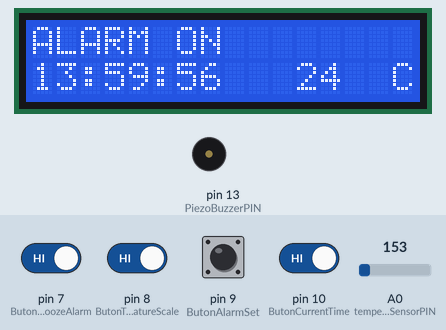
Simulated run of this sketch. Board: Arduino Uno, built with avr-gcc and run on an emulated ATmega328P. Shown: 16×2 character LCD, buzzer (waves = sounding, pin HIGH). The inputs (shaded band) are chosen by the test bench; at power-on: pin 7 (ButonSnoozeAlarm), pin 8 (ButonTemperatureScale), pin 9 (ButonAlarmSet), pin 10 (ButonCurrentTime) HIGH, A0 (temperatureSensorPIN) = 153. What the sketch prints to the serial monitor is not drawn.

Above: at 1.2 s.
1.3 s: A0 (temperatureSensorPIN) set to 165
At 2.5 s:
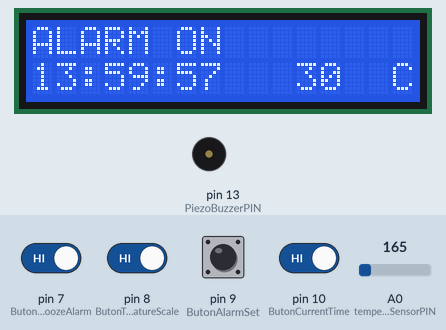
4.3 s: A0 (temperatureSensorPIN) set to 175
At 5.5 s:
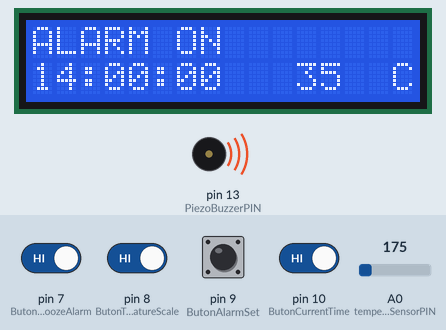
7.3 s: A0 (temperatureSensorPIN) set to 191
At 9.4 s:
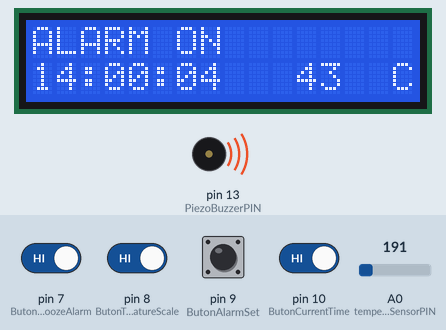
9.5 s: pin 7 (ButonSnoozeAlarm) driven LOW and pin 8 (ButonTemperatureScale) driven LOW
At 12.4 s:
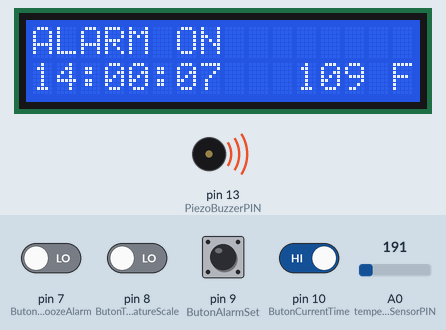
12.5 s: pin 8 (ButonTemperatureScale) driven HIGH and pin 10 (ButonCurrentTime) driven LOW
At 15.4 s:
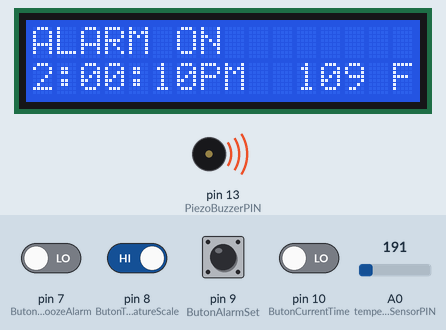
15.5 s: pin 8 (ButonTemperatureScale) driven LOW
At 18.4 s:
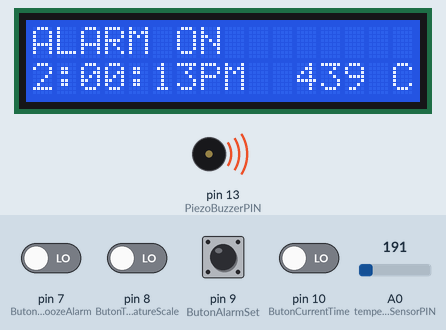
Timing chart, 0 to 19.5 s (numbered marks = the images above; inputs shaded):
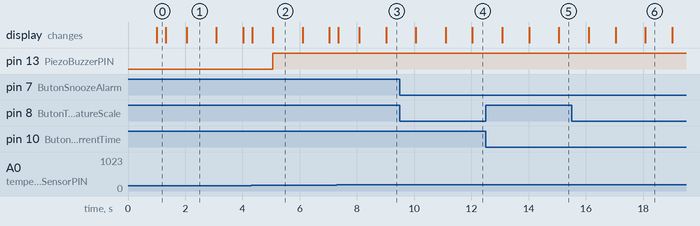

Measured:
- after the input at 9.5 s, the display: first differs from a run without the input after 2.5 s (image 4)
- after the input at 12.5 s, the display: first differs from a run without the input after 2.6 s (image 5)
- after the input at 15.5 s, the display: first differs from a run without the input after 2.6 s (image 6)
- what the display in image 1 shows lasts 1.1 s, from 2.0 s to 3.1 s

The sketch:

main.ino
```cpp
#include <LiquidCrystal.h>
/*
DEFINE KISIMLARI
*/
#define temperatureSensorPIN	A0
#define ButonCurrentTime		10
#define ButonAlarmSet			9
#define ButonTemperatureScale	8
#define ButonSnoozeAlarm		7
#define ButonYuksek				1
#define	ButonDusuk				0
#define ButonSayisi				4
#define PiezoBuzzerPIN			13
/*
DEFINE KISIMLARI BITIS
*/
int blinkSaatCounter = 0;
int blinkDakikaCounter = 0;
int blinkAlarmSaatCounter = 0;
int blinkAlarmDakikaCounter = 0;

int timerCounter = 0;
int buttonState = 0;
bool alarmKurulduMu = false;
/*
ENUM TANIMLAMA BASLANGIC
*/
enum CLOCKTYPE {
    HOUR24TYPE = 0,
    HOUR12TYPE = 1,
};
enum SICAKLIKTIPI{
  CELCIUS		= 0,
  FAHRENHEIT	= 1,

};

/*
ENUM TANIMLAMA BITIS
*/

/*
STRUCT TANIMLAMA BASLANGIC
*/
struct butonHandler_t{
  int butonPin;
  int butonDurum;
  int butonOncekiDurum;
  int butonSayac;	//Interrupt icinde kontrol edilecek. belli bir sayiya
  					//eristigi durumlarda belli islevleri yerine getirecek.
  					//ornegin 3 saniye basili tutma durumu burada denetlenecek.
};
struct butonlar_t{
  butonHandler_t butonlar[4]; //4 Butonun durum, basilma suresi, pin numarasi burada kayitli.

};
struct alarmSaati_t{ // AlarmSaati Structi ile hedeflenen normal saat(zamanolcer) ile cakisma durumlari.
  	int				saat24;
  	int				saat12;
	int				dakika;
	CLOCKTYPE		saatDefaultOr12H;
	bool			alarmKurulduMu;
  	bool			alarmKuruluyorMu;
  	bool			alarmCaliyorMu;
};
struct zamanOlcer_t{
	int				saat24;
	int 			saat12;
	int 			dakika;
  	int 			saniye;
	int 			timerCounter;
  	bool			saatAyarlaniyorMu;
  	CLOCKTYPE 		saatDefaultOr12H;
  	SICAKLIKTIPI 	sicaklikTipi;


};

/*
STRUCT TANIMLAMA BITIS
*/

/*
STRUCT INITIALIZE BASLANGIC
*/
butonlar_t kullanilanButonlar = {0};
zamanOlcer_t zamanOlcer = {13,1,59,55,0,false,HOUR24TYPE,CELCIUS};
alarmSaati_t alarm = {14,0,0,HOUR24TYPE,true,false,false};

/*
STRUCT INITIALIZE BITIS
*/
int sensePin = A0;  //This is the Arduino Pin that will read the sensor output
int sensorInput;    //The variable we will use to store the sensor input
double degreeC;        //The variable we will use to store temperature in degrees.
double degreeF;
LiquidCrystal lcd(12, 11, 5, 4, 3, 2);


void alarmAyarlamaButonuKontrol(){

}

void saatAyarlamaButonuKontrol(){


}


void saatGuncelle(zamanOlcer_t &saatim);
void saatGuncelle(zamanOlcer_t &saatim){
  if(saatim.saniye==60){

    saatim.saniye=0;
    saatim.dakika++;
  }

  if(saatim.dakika==60){
	saatim.dakika=0;
    saatim.saat24++;

  }
}
void alarmDurumunuLCDYazdir(alarmSaati_t& alarmim);

void alarmDurumunuLCDYazdir(alarmSaati_t& alarmim){
  if(alarmim.alarmKurulduMu == true){
    lcd.setCursor(0,0);
    lcd.print("ALARM ON ");

  }

  else {
        lcd.setCursor(0,0);
    lcd.print("ALARM OFF");


  }


}
void saatBiriminiDegistir(){
  Serial.println("SAAT TIPI " + zamanOlcer.saatDefaultOr12H);
  if(zamanOlcer.saatDefaultOr12H == HOUR24TYPE){
    zamanOlcer.saatDefaultOr12H = HOUR12TYPE;
  }

  else {
        zamanOlcer.saatDefaultOr12H = HOUR24TYPE;
  }

}

void alarmCaliyorMu(zamanOlcer_t& saatim, alarmSaati_t& alarmim);
void saat12likGoster(){

    lcd.setCursor(0,2);
  	Serial.println(zamanOlcer.saat12);
    if(zamanOlcer.saat24 > 12){
      zamanOlcer.saat12 = zamanOlcer.saat24 % 12;
      lcd.print(zamanOlcer.saat12);
      lcd.print(":");
      if(zamanOlcer.dakika < 10){
      lcd.print("0");}
      lcd.print(zamanOlcer.dakika);
      lcd.print(":");
      if(zamanOlcer.saniye  < 10){
  	lcd.print("0");


}
            lcd.print(zamanOlcer.saniye);
      lcd.print("PM");
    }
    else if (zamanOlcer.saat24 == 12){
      //Saat 12 ise bir sey yapma
  		lcd.print(zamanOlcer.saat12);
  		lcd.print(":");
        if(zamanOlcer.dakika < 10){
        lcd.print("0");}
 		 lcd.print(zamanOlcer.dakika);
 		 lcd.print(":");

        if(zamanOlcer.saniye  < 10){
  		lcd.print("0");

}        lcd.print(zamanOlcer.saniye);

            lcd.print("PM");

    }
    else if (zamanOlcer.saat24 < 12){
        lcd.print(zamanOlcer.saat12);
        lcd.print(":");
        if(zamanOlcer.dakika < 10){
        lcd.print("0");}
  		lcd.print(zamanOlcer.dakika);
  		lcd.print(":");
		if(zamanOlcer.saniye  < 10){
  			lcd.print("0");}
        lcd.print(zamanOlcer.saniye);
        lcd.print("AM");


    }


}


void saat24lukGoster(){
  		lcd.setCursor(0,2);
        lcd.print(zamanOlcer.saat24);
      	lcd.print(":");
        if(zamanOlcer.dakika < 10){
        lcd.print("0");}
      	lcd.print(zamanOlcer.dakika);
        lcd.print(":");
      if(zamanOlcer.saniye  < 10){
       lcd.print("0");
      }
      	lcd.print(zamanOlcer.saniye);
  		lcd.print("  ");
}


void saatGoster(){
	if(zamanOlcer.saatDefaultOr12H == HOUR24TYPE){

		saat24lukGoster();
  }

  else if(zamanOlcer.saatDefaultOr12H == HOUR12TYPE){
		saat12likGoster();
  }
  else{}

}

void sicaklikGoster(){
  if(zamanOlcer.sicaklikTipi == FAHRENHEIT){
  lcd.setCursor(11,2);
  lcd.print((int)degreeF);
  lcd.setCursor(15,2);
  lcd.print('F');
        Serial.println("deneme");

  }

  else if(zamanOlcer.sicaklikTipi == CELCIUS){

  lcd.setCursor(11,2);
  lcd.print((int)degreeC);
  lcd.setCursor(15,2);
  lcd.print('C');
  }
}

/*
* isiSensoruOkuma()
* Input: int * sensorInput, double * temp
* Fonksiyon TMP36 Isi sensorunden gelen veriyi okur. Veriyi belli bir algoritma ile
* gercek degerine cevirir.
*
*@return type: void
*/
void isiSensoruOkuma(int *sensorInput,double *tempC, double *tempF ){
  (*sensorInput) = analogRead(A0);
  (*tempC) = (double)(*sensorInput) / 1024;
  (*tempC) = ((*tempC) * 5);                 //multiply by 5V to get voltage
  (*tempC) = (*tempC) - 0.5;               //Subtract the offset
  (*tempC) = (*tempC) * 100;               //Convert to degrees

  (*tempF) = ((*tempC) * 9.0 / 5.0) + 32.0;
}


/*
* butonDurumGuncelle(void)
* Fonksiyon butonHandler_t tipindeki yapinin icerisindeki butonOncekiDurum
* ve butonDurum degiskenlerini guncellestirir.
*
*@return type: void
*/

void butonDurumGuncelle(){
    kullanilanButonlar.butonlar[0].butonOncekiDurum = kullanilanButonlar.butonlar[0].butonDurum;
    kullanilanButonlar.butonlar[1].butonOncekiDurum = kullanilanButonlar.butonlar[1].butonDurum;
    kullanilanButonlar.butonlar[2].butonOncekiDurum = kullanilanButonlar.butonlar[2].butonDurum;
    kullanilanButonlar.butonlar[3].butonOncekiDurum = kullanilanButonlar.butonlar[3].butonDurum;

    kullanilanButonlar.butonlar[0].butonDurum = digitalRead(ButonCurrentTime);
  	kullanilanButonlar.butonlar[1].butonDurum = digitalRead(ButonAlarmSet);
  	kullanilanButonlar.butonlar[2].butonDurum = digitalRead(ButonTemperatureScale);
  	kullanilanButonlar.butonlar[3].butonDurum = digitalRead(ButonSnoozeAlarm);


}
/*
* butonInitialize(void)
* Fonksiyon butonHandler_t tipindeki yapinin icerisindeki butonPin
* ve butonDurum degiskenlerine baslangic atamasi yapar. (initializing).
* Buton 1 - Zaman Gosterim Tipi (12 / 24)
* Buton 2 - Alarm Kurulum
* Buton 3 - Sicaklik Gosterim Tipi
* Buton 4 - Alarm Sustur
*@return type: void
*/
void butonInitialize(){

  	kullanilanButonlar.butonlar[0].butonPin = ButonCurrentTime;
    kullanilanButonlar.butonlar[1].butonPin = ButonAlarmSet;
    kullanilanButonlar.butonlar[2].butonPin = ButonTemperatureScale;
    kullanilanButonlar.butonlar[3].butonPin = ButonSnoozeAlarm;
  	kullanilanButonlar.butonlar[0].butonDurum = ButonYuksek;
    kullanilanButonlar.butonlar[1].butonDurum = ButonYuksek;
    kullanilanButonlar.butonlar[2].butonDurum = ButonYuksek;
    kullanilanButonlar.butonlar[3].butonDurum = ButonYuksek;

    pinMode(ButonCurrentTime, INPUT_PULLUP); //Butonlar PULLUP tanimlandigi icin initalize 1 durumunda.
    pinMode(ButonAlarmSet, INPUT_PULLUP);
    pinMode(ButonTemperatureScale, INPUT_PULLUP);
    pinMode(ButonSnoozeAlarm, INPUT_PULLUP);
  	pinMode(PiezoBuzzerPIN, OUTPUT);

}
void sicaklikBiriminiDegistir(){
  if(zamanOlcer.sicaklikTipi == CELCIUS){
    zamanOlcer.sicaklikTipi = FAHRENHEIT;
  }

  else {
        zamanOlcer.sicaklikTipi = CELCIUS;
  }

}
void butonSayacGuncelle(){

   /* if(kullanilanButonlar.butonlar[1].butonDurum == kullanilanButonlar.butonlar[1].butonOncekiDurum){
      if(kullanilanButonlar.butonlar[1].butonDurum == ButonDusuk){
   		(kullanilanButonlar.butonlar[1].butonSayac)++;
      }
   	 else {
           kullanilanButonlar.butonlar[1].butonSayac=0;
     }
  	if(kullanilanButonlar.butonlar[1].butonSayac == 3){
		zamanOlcer.saatDefaultOr12H = HOUR12TYPE;
    }
    }
  */

}

void alarmCaliyorMu(zamanOlcer_t& saatim, alarmSaati_t& alarmim){
  Serial.println(alarmim.alarmCaliyorMu);
  if(saatim.dakika == alarmim.dakika && alarmim.saat24 == saatim.saat24)
    // Bu durumda alarm calacaktir.
  {
    alarmim.alarmCaliyorMu = true;
  }

  else
    // Tasarladigim sey bu alarmin bir sure calmasi ve bunu da TIMER uzerinden kontrol edecegim.
  {

  }

  if(alarmim.alarmCaliyorMu == true){ // Kontrolu iki asamalı yapmak testi kolaylaştırdı eve gidince değiştirme

        digitalWrite(PiezoBuzzerPIN,HIGH);
    }

    else{
        digitalWrite(PiezoBuzzerPIN,LOW);
    }


}


void setup() {
	butonInitialize();
  	/* Piezo Test - Calisti.
  	digitalWrite(PiezoBuzzerPIN,HIGH);
    */
  /*

  Interrupt

  */


    TCNT1 = 49910;  // 65536-15625-1 (Saniyede 15625 cycle donecek.)
  //Counter Default degeri 65536 ise arasındaki farktan başlatırsam 1 sn olur.
    TCCR1A = 0x00;
    TCCR1B = (1<<CS10) | (1<<CS12);
    TIMSK1 = (1 << TOIE1) ;
    sei();


  Serial.begin(9600); //Start the Serial Port at 9600 baud (default)
  lcd.begin(16, 2); /* Kullandigimiz LCDnin sutun ve satir sayisini belirtmeliyiz */
  //lcd.print("TEBEYE"); /* Ekrana yazi yazalim */
}
void loop() {
  saatGuncelle(zamanOlcer);
  saatGoster();
  alarmDurumunuLCDYazdir(alarm);
  butonDurumGuncelle();
  alarmCaliyorMu(zamanOlcer, alarm);
  //lcd.setCursor(5,1);
  //lcd.print(kullanilanButonlar.butonlar[2].butonSayac);
  isiSensoruOkuma(&sensorInput,&degreeC,&degreeF);
  sicaklikGoster();
    //Serial.print(zamanOlcer.sicaklikTipi);
delay(100);
}

ISR (TIMER1_OVF_vect)    // Timer1 ISR
{
 //	butonSayacGuncelle();
      if(kullanilanButonlar.butonlar[0].butonDurum == kullanilanButonlar.butonlar[0].butonOncekiDurum){
      if(kullanilanButonlar.butonlar[0].butonDurum == ButonDusuk){
   		(kullanilanButonlar.butonlar[0].butonSayac)++;
      }
   	 else {
           kullanilanButonlar.butonlar[0].butonSayac=0;
     }
      ///////////////
          if(kullanilanButonlar.butonlar[1].butonDurum == kullanilanButonlar.butonlar[1].butonOncekiDurum){
      if(kullanilanButonlar.butonlar[1].butonDurum == ButonDusuk){
   		(kullanilanButonlar.butonlar[1].butonSayac)++;
      }
   	 else {
           kullanilanButonlar.butonlar[1].butonSayac=0;
     }
           /////////////////
       if(kullanilanButonlar.butonlar[2].butonDurum == kullanilanButonlar.butonlar[2].butonOncekiDurum){
      if(kullanilanButonlar.butonlar[2].butonDurum == ButonDusuk){
   		(kullanilanButonlar.butonlar[2].butonSayac)++;
      }
   	 else {
           kullanilanButonlar.butonlar[2].butonSayac=0;
     }
         ///////////////
         if(kullanilanButonlar.butonlar[3].butonDurum == kullanilanButonlar.butonlar[3].butonOncekiDurum){
      if(kullanilanButonlar.butonlar[3].butonDurum == ButonDusuk){
   		(kullanilanButonlar.butonlar[3].butonSayac)++;
      }
   	 else {
           kullanilanButonlar.butonlar[3].butonSayac=0;
     }


         if(kullanilanButonlar.butonlar[0].butonSayac == 3){ //Ilk buton Saat tipi icin
		saatBiriminiDegistir();
   		 }
         else if(kullanilanButonlar.butonlar[1].butonSayac == 3){ //Ikinci buton alarm kurulum
       //    alarmKurulumuIcinButonlarinGorevleriniDegistir();

         }
         else if(kullanilanButonlar.butonlar[2].butonSayac == 3){ //Ucuncu buton sicaklik birimi
           sicaklikBiriminiDegistir();

         }

         else if(kullanilanButonlar.butonlar[3].butonSayac == 3){ //Dorduncu buton Alarm Sustur
           //DigitalPini Lowa cek.
			alarm.alarmCaliyorMu = false;
            alarm.dakika+=1;
           if(alarm.dakika > 59){
             alarm.saat24+=1;
           }
           if(alarm.saat24 > 23){
            alarm.saat24 = 0;
           }

         }


  }

       }}}


  /*
      if(kullanilanButonlar.butonlar[0].butonDurum == kullanilanButonlar.butonlar[0].butonOncekiDurum){
      if(kullanilanButonlar.butonlar[0].butonDurum == ButonDusuk){
   		(kullanilanButonlar.butonlar[0].butonSayac)++;
      }
   	 else {
           kullanilanButonlar.butonlar[0].butonSayac=0;
     }
  	if(kullanilanButonlar.butonlar[0].butonSayac == 3){
		zamanOlcer.saatDefaultOr12H = HOUR12TYPE;
    }
    }

  */
	(zamanOlcer.timerCounter)++;
  zamanOlcer.saniye++;
  blinkSaatCounter++;

	TCNT1 = 49910;   // for 1 sec at 16 MHz


}
```
